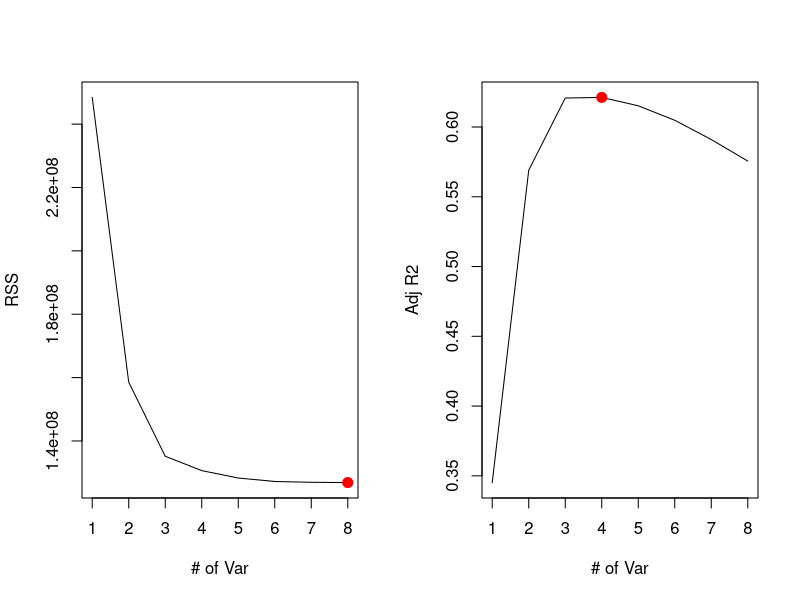
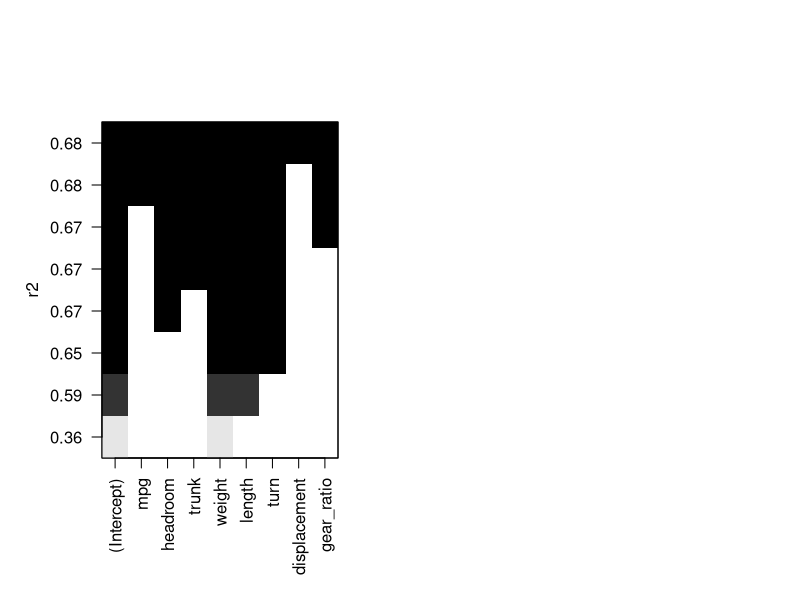

Here is the R script that generated these plots, in order: (Note: this script raises an error after producing the figures.)
## ---- chunk 1
library(leaps)
auto<- read.csv('../LinearRegression/data/auto.csv')
#attach(auto)
try(regfit.full <- regsubsets(price~., auto), silent = FALSE)
## ---- chunk 2
autosmall <- auto[,c(2,3,5,6,7,8,9,10,11)]
regfit.full <- regsubsets(price ~ . , autosmall) # the . indicates we want all variables to be considered.
summary(regfit.full)

regfit.fwd <- regsubsets(price~., autosmall, method="forward") # forward stepwise selection
regfit.bwd <- regsubsets(price~., autosmall, method="backward") # backward stepwise selection
coef(regfit.fwd,3) # gives the coefficients for regfit.fwd for the optimal 3-variable model
## ---- chunk 3
set.seed(1)
train <- sample(c(TRUE, FALSE),nrow(autosmall),rep=TRUE)
# if we wanted 75% of observations to be in training set, we can do the below:
# train <- sample(c(TRUE, FALSE),nrow(autosmall),rep=TRUE, prob = c(0.75, 0.25))
test <- (!train)

# another way of allocating the training/test sets:
# train <- sample(1:nrow(autosmall),  nrow(autosmall)/2)
# test <- (-train)
# autosmall.test <- autosmall[test]
# (notice that test contains all negative numbers, so all "train" observations are excluded)
## ---- chunk 4
regfit.full <- regsubsets(price~., autosmall[train,])
reg.summary <- summary(regfit.full) # for convenience
names(reg.summary)
## ---- chunk 5
par(mfrow = c(1,2)) # sets a 1 row by 2 column plot
plot(reg.summary$rss,xlab="# of Var", ylab="RSS", type="l")
(m1 <- which.min(reg.summary$rss))
points(m1,reg.summary$rss[m1], col="red",cex=2,pch=20)
# cex refers to the dot thickness

plot(reg.summary$adjr2,xlab="# of Var", ylab="Adj R2", type="l")
(m1 <- which.max(reg.summary$adjr2))
points(m1,reg.summary$adjr2[m1], col="red",cex=2,pch=20)

plot(regfit.full, scale="r2")
## ---- chunk 6
test.mat <- model.matrix(price~., data=autosmall[test,])

val.errors = rep(NA,8) # generates the empty MSE matrix
for (i in 1:8) {
  coefi <- coef(regfit.full, id=i) # takes the coefficients from the optimal model with i variables
  pred <- test.mat[,names(coefi)] %*% coefi # generate predicted values of each observation
  val.errors[i] <- mean((autosmall$price[test] - pred)^2) # generate MSE for i-th model
}
val.errors
#[1]  7781131  9856769 10060398  9574022  9421108  9470527  9269711  8942316
(v <- which.min(val.errors))
#[1] 1
# so we choose model with 1 variable (weight only)
coef(regfit.full, v)
#(Intercept)      weight 
#-426.910662    2.251572
## ---- chunk 7
predict.regsubsets <- function(object, newdata, id, ...) {
  form <- as.formula(object$call[[2]]) # takes the second item from object$call list
  # call is part of regfit.full
  # the second item within the list is the relevant variables
  mat <- model.matrix(form, newdata) # generates the required X matrix using the formula
  coefi <- coef(object, id=id) # the X variable COEFFICIENTS of the optimal model
  xvars <- names(coefi) # these are the X variables of the optimal model
  mat[,xvars] %*% coefi # generates predicted values (by looking at the relevant columns only)
}

 # 10-fold cross validation
k = 10
set.seed(1)
folds = sample(1:k, nrow(autosmall), replace=TRUE) 
# if an observation is labelled 'i', it will be part of the i-th fold.
# e.g. an observation that is labelled 3 will be left out of the 3rd round of cross validation
cv.errors = matrix(NA,k,8, dimnames=list(NULL, paste(1:8)))
# sets up a k by 8 matrix filled with NA's. 
# columns are named 1 to 8

 # armed with our new predict() method, we can:
for (j in 1:k) {
  # obtain the required coefficients
  best.fit <- regsubsets(price ~ . , data=autosmall[folds != j,])
  # note: if you have more than 8 variables you will need to specify nvmax in the above command
  for (i in 1:8) {
    # now, calculate MSE using the i-th fold
    pred <- predict(best.fit, autosmall[folds == j,],id=i)
    # since best.fit is of class regsubsets, the predict command that was created will work on it.
    cv.errors[j,i] <- mean((autosmall$price[folds == j] - pred)^2)
  }
}
(mean.cv.errors <- apply(cv.errors,2,mean))
## ---- chunk 8
par(mfrow=c(1,1))
plot(mean.cv.errors, type='b')
